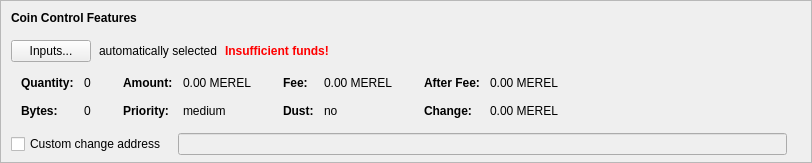
    <widget class="QFrame" name="frameCoinControl">
     <property name="sizePolicy">
      <sizepolicy hsizetype="Expanding" vsizetype="Expanding">
       <horstretch>0</horstretch>
       <verstretch>0</verstretch>
      </sizepolicy>
     </property>
     <property name="maximumSize">
      <size>
       <width>16777215</width>
       <height>16777215</height>
      </size>
     </property>
     <property name="frameShape">
      <enum>QFrame::StyledPanel</enum>
     </property>
     <property name="frameShadow">
      <enum>QFrame::Sunken</enum>
     </property>
     <layout class="QVBoxLayout" name="verticalLayoutCoinControl2">
      <property name="spacing">
       <number>0</number>
      </property>
      <property name="leftMargin">
       <number>0</number>
      </property>
      <property name="topMargin">
       <number>0</number>
      </property>
      <property name="rightMargin">
       <number>0</number>
      </property>
      <property name="bottomMargin">
       <number>6</number>
      </property>
      <item>
       <layout class="QVBoxLayout" name="verticalLayoutCoinControl" stretch="0,0,0,0,1">
        <property name="spacing">
         <number>0</number>
        </property>
        <property name="leftMargin">
         <number>10</number>
        </property>
        <property name="topMargin">
         <number>10</number>
        </property>
        <item>
         <layout class="QHBoxLayout" name="horizontalLayoutCoinControl1">
          <property name="bottomMargin">
           <number>15</number>
          </property>
          <item>
           <widget class="QLabel" name="labelCoinControlFeatures">
            <property name="sizePolicy">
             <sizepolicy hsizetype="Preferred" vsizetype="Maximum">
              <horstretch>0</horstretch>
              <verstretch>0</verstretch>
             </sizepolicy>
            </property>
            <property name="font">
             <font>
              <weight>75</weight>
              <bold>true</bold>
             </font>
            </property>
            <property name="styleSheet">
             <string notr="true">font-weight:bold;</string>
            </property>
            <property name="text">
             <string>Coin Control Features</string>
            </property>
           </widget>
          </item>
         </layout>
        </item>
        <item>
         <layout class="QHBoxLayout" name="horizontalLayoutCoinControl2" stretch="0,0,0,0">
          <property name="spacing">
           <number>8</number>
          </property>
          <property name="bottomMargin">
           <number>10</number>
          </property>
          <item>
           <widget class="QPushButton" name="pushButtonCoinControl">
            <property name="styleSheet">
             <string notr="true"/>
            </property>
            <property name="text">
             <string>Inputs...</string>
            </property>
            <property name="autoDefault">
             <bool>false</bool>
            </property>
           </widget>
          </item>
          <item>
           <widget class="QLabel" name="labelCoinControlAutomaticallySelected">
            <property name="text">
             <string>automatically selected</string>
            </property>
            <property name="margin">
             <number>5</number>
            </property>
           </widget>
          </item>
          <item>
           <widget class="QLabel" name="labelCoinControlInsuffFunds">
            <property name="font">
             <font>
              <weight>75</weight>
              <bold>true</bold>
             </font>
            </property>
            <property name="styleSheet">
             <string notr="true">color:red;font-weight:bold;</string>
            </property>
            <property name="text">
             <string>Insufficient funds!</string>
            </property>
            <property name="margin">
             <number>5</number>
            </property>
           </widget>
          </item>
          <item>
           <spacer name="horizontalSpacerCoinControl">
            <property name="orientation">
             <enum>Qt::Horizontal</enum>
            </property>
            <property name="sizeHint" stdset="0">
             <size>
              <width>40</width>
              <height>1</height>
             </size>
            </property>
           </spacer>
          </item>
         </layout>
        </item>
        <item>
         <widget class="QWidget" name="widgetCoinControl" native="true">
          <property name="sizePolicy">
           <sizepolicy hsizetype="Preferred" vsizetype="Preferred">
            <horstretch>0</horstretch>
            <verstretch>0</verstretch>
           </sizepolicy>
          </property>
          <property name="minimumSize">
           <size>
            <width>0</width>
            <height>0</height>
           </size>
          </property>
          <property name="styleSheet">
           <string notr="true"/>
          </property>
          <layout class="QHBoxLayout" name="horizontalLayoutCoinControl5">
           <property name="leftMargin">
            <number>0</number>
           </property>
           <property name="topMargin">
            <number>0</number>
           </property>
           <property name="rightMargin">
            <number>0</number>
           </property>
           <property name="bottomMargin">
            <number>0</number>
           </property>
           <item>
            <layout class="QHBoxLayout" name="horizontalLayoutCoinControl3" stretch="0,0,0,1">
             <property name="spacing">
              <number>20</number>
             </property>
             <property name="topMargin">
              <number>0</number>
             </property>
             <property name="bottomMargin">
              <number>10</number>
             </property>
             <item>
              <layout class="QFormLayout" name="formLayoutCoinControl1">
               <property name="horizontalSpacing">
                <number>10</number>
               </property>
               <property name="verticalSpacing">
                <number>14</number>
               </property>
               <property name="leftMargin">
                <number>10</number>
               </property>
               <property name="topMargin">
                <number>4</number>
               </property>
               <property name="rightMargin">
                <number>6</number>
               </property>
               <item row="0" column="0">
                <widget class="QLabel" name="labelCoinControlQuantityText">
                 <property name="font">
                  <font>
                   <weight>75</weight>
                   <bold>true</bold>
                  </font>
                 </property>
                 <property name="text">
                  <string>Quantity:</string>
                 </property>
                 <property name="margin">
                  <number>0</number>
                 </property>
                </widget>
               </item>
               <item row="0" column="1">
                <widget class="QLabel" name="labelCoinControlQuantity">
                 <property name="cursor">
                  <cursorShape>IBeamCursor</cursorShape>
                 </property>
                 <property name="contextMenuPolicy">
                  <enum>Qt::ActionsContextMenu</enum>
                 </property>
                 <property name="text">
                  <string notr="true">0</string>
                 </property>
                 <property name="margin">
                  <number>0</number>
                 </property>
                 <property name="textInteractionFlags">
                  <set>Qt::LinksAccessibleByMouse|Qt::TextSelectableByKeyboard|Qt::TextSelectableByMouse</set>
                 </property>
                </widget>
               </item>
               <item row="1" column="0">
                <widget class="QLabel" name="labelCoinControlBytesText">
                 <property name="font">
                  <font>
                   <weight>75</weight>
                   <bold>true</bold>
                  </font>
                 </property>
                 <property name="text">
                  <string>Bytes:</string>
                 </property>
                </widget>
               </item>
               <item row="1" column="1">
                <widget class="QLabel" name="labelCoinControlBytes">
                 <property name="cursor">
                  <cursorShape>IBeamCursor</cursorShape>
                 </property>
                 <property name="contextMenuPolicy">
                  <enum>Qt::ActionsContextMenu</enum>
                 </property>
                 <property name="text">
                  <string notr="true">0</string>
                 </property>
                 <property name="textInteractionFlags">
                  <set>Qt::LinksAccessibleByMouse|Qt::TextSelectableByKeyboard|Qt::TextSelectableByMouse</set>
                 </property>
                </widget>
               </item>
              </layout>
             </item>
             <item>
              <layout class="QFormLayout" name="formLayoutCoinControl2">
               <property name="horizontalSpacing">
                <number>10</number>
               </property>
               <property name="verticalSpacing">
                <number>14</number>
               </property>
               <property name="leftMargin">
                <number>6</number>
               </property>
               <property name="topMargin">
                <number>4</number>
               </property>
               <property name="rightMargin">
                <number>6</number>
               </property>
               <item row="0" column="0">
                <widget class="QLabel" name="labelCoinControlAmountText">
                 <property name="font">
                  <font>
                   <weight>75</weight>
                   <bold>true</bold>
                  </font>
                 </property>
                 <property name="text">
                  <string>Amount:</string>
                 </property>
                 <property name="margin">
                  <number>0</number>
                 </property>
                </widget>
               </item>
               <item row="0" column="1">
                <widget class="QLabel" name="labelCoinControlAmount">
                 <property name="cursor">
                  <cursorShape>IBeamCursor</cursorShape>
                 </property>
                 <property name="contextMenuPolicy">
                  <enum>Qt::ActionsContextMenu</enum>
                 </property>
                 <property name="text">
                  <string notr="true">0.00 MEREL</string>
                 </property>
                 <property name="textInteractionFlags">
                  <set>Qt::LinksAccessibleByMouse|Qt::TextSelectableByKeyboard|Qt::TextSelectableByMouse</set>
                 </property>
                </widget>
               </item>
               <item row="1" column="0">
                <widget class="QLabel" name="labelCoinControlPriorityText">
                 <property name="font">
                  <font>
                   <weight>75</weight>
                   <bold>true</bold>
                  </font>
                 </property>
                 <property name="text">
                  <string>Priority:</string>
                 </property>
                </widget>
               </item>
               <item row="1" column="1">
                <widget class="QLabel" name="labelCoinControlPriority">
                 <property name="cursor">
                  <cursorShape>IBeamCursor</cursorShape>
                 </property>
                 <property name="contextMenuPolicy">
                  <enum>Qt::ActionsContextMenu</enum>
                 </property>
                 <property name="text">
                  <string notr="true">medium</string>
                 </property>
                 <property name="textInteractionFlags">
                  <set>Qt::LinksAccessibleByMouse|Qt::TextSelectableByKeyboard|Qt::TextSelectableByMouse</set>
                 </property>
                </widget>
               </item>
              </layout>
             </item>
             <item>
              <layout class="QFormLayout" name="formLayoutCoinControl3">
               <property name="horizontalSpacing">
                <number>10</number>
               </property>
               <property name="verticalSpacing">
                <number>14</number>
               </property>
               <property name="leftMargin">
                <number>6</number>
               </property>
               <property name="topMargin">
                <number>4</number>
               </property>
               <property name="rightMargin">
                <number>6</number>
               </property>
               <item row="0" column="0">
                <widget class="QLabel" name="labelCoinControlFeeText">
                 <property name="font">
                  <font>
                   <weight>75</weight>
                   <bold>true</bold>
                  </font>
                 </property>
                 <property name="text">
                  <string>Fee:</string>
                 </property>
                 <property name="margin">
                  <number>0</number>
                 </property>
                </widget>
               </item>
               <item row="0" column="1">
                <widget class="QLabel" name="labelCoinControlFee">
                 <property name="cursor">
                  <cursorShape>IBeamCursor</cursorShape>
                 </property>
                 <property name="contextMenuPolicy">
                  <enum>Qt::ActionsContextMenu</enum>
                 </property>
                 <property name="text">
                  <string notr="true">0.00 MEREL</string>
                 </property>
                 <property name="textInteractionFlags">
                  <set>Qt::LinksAccessibleByMouse|Qt::TextSelectableByKeyboard|Qt::TextSelectableByMouse</set>
                 </property>
                </widget>
               </item>
               <item row="1" column="0">
                <widget class="QLabel" name="labelCoinControlLowOutputText">
                 <property name="font">
                  <font>
                   <weight>75</weight>
                   <bold>true</bold>
                  </font>
                 </property>
                 <property name="text">
                  <string>Dust:</string>
                 </property>
                </widget>
               </item>
               <item row="1" column="1">
                <widget class="QLabel" name="labelCoinControlLowOutput">
                 <property name="cursor">
                  <cursorShape>IBeamCursor</cursorShape>
                 </property>
                 <property name="contextMenuPolicy">
                  <enum>Qt::ActionsContextMenu</enum>
                 </property>
                 <property name="text">
                  <string notr="true">no</string>
                 </property>
                 <property name="textInteractionFlags">
                  <set>Qt::LinksAccessibleByMouse|Qt::TextSelectableByKeyboard|Qt::TextSelectableByMouse</set>
                 </property>
                </widget>
               </item>
              </layout>
             </item>
             <item>
              <layout class="QFormLayout" name="formLayoutCoinControl4">
               <property name="horizontalSpacing">
                <number>10</number>
               </property>
               <property name="verticalSpacing">
                <number>14</number>
               </property>
               <property name="leftMargin">
                <number>6</number>
               </property>
               <property name="topMargin">
                <number>4</number>
               </property>
               <property name="rightMargin">
                <number>6</number>
               </property>
               <item row="0" column="0">
                <widget class="QLabel" name="labelCoinControlAfterFeeText">
                 <property name="font">
                  <font>
                   <weight>75</weight>
                   <bold>true</bold>
                  </font>
                 </property>
                 <property name="text">
                  <string>After Fee:</string>
                 </property>
                 <property name="margin">
                  <number>0</number>
                 </property>
                </widget>
               </item>
               <item row="0" column="1">
                <widget class="QLabel" name="labelCoinControlAfterFee">
                 <property name="cursor">
                  <cursorShape>IBeamCursor</cursorShape>
                 </property>
                 <property name="contextMenuPolicy">
                  <enum>Qt::ActionsContextMenu</enum>
                 </property>
                 <property name="text">
                  <string notr="true">0.00 MEREL</string>
                 </property>
                 <property name="textInteractionFlags">
                  <set>Qt::LinksAccessibleByMouse|Qt::TextSelectableByKeyboard|Qt::TextSelectableByMouse</set>
                 </property>
                </widget>
               </item>
               <item row="1" column="0">
                <widget class="QLabel" name="labelCoinControlChangeText">
                 <property name="font">
                  <font>
                   <weight>75</weight>
                   <bold>true</bold>
                  </font>
                 </property>
                 <property name="text">
                  <string>Change:</string>
                 </property>
                </widget>
               </item>
               <item row="1" column="1">
                <widget class="QLabel" name="labelCoinControlChange">
                 <property name="cursor">
                  <cursorShape>IBeamCursor</cursorShape>
                 </property>
                 <property name="contextMenuPolicy">
                  <enum>Qt::ActionsContextMenu</enum>
                 </property>
                 <property name="text">
                  <string notr="true">0.00 MEREL</string>
                 </property>
                 <property name="textInteractionFlags">
                  <set>Qt::LinksAccessibleByMouse|Qt::TextSelectableByKeyboard|Qt::TextSelectableByMouse</set>
                 </property>
                </widget>
               </item>
              </layout>
             </item>
            </layout>
           </item>
          </layout>
         </widget>
        </item>
        <item>
         <layout class="QHBoxLayout" name="horizontalLayoutCoinControl4" stretch="0,0,0">
          <property name="spacing">
           <number>12</number>
          </property>
          <property name="sizeConstraint">
           <enum>QLayout::SetDefaultConstraint</enum>
          </property>
          <property name="topMargin">
           <number>5</number>
          </property>
          <property name="rightMargin">
           <number>5</number>
          </property>
          <item>
           <widget class="QCheckBox" name="checkBoxCoinControlChange">
            <property name="toolTip">
             <string>If this is activated, but the change address is empty or invalid, change will be sent to a newly generated address.</string>
            </property>
            <property name="text">
             <string>Custom change address</string>
            </property>
           </widget>
          </item>
          <item>
           <widget class="QValidatedLineEdit" name="lineEditCoinControlChange">
            <property name="enabled">
             <bool>false</bool>
            </property>
            <property name="sizePolicy">
             <sizepolicy hsizetype="Expanding" vsizetype="Fixed">
              <horstretch>0</horstretch>
              <verstretch>0</verstretch>
             </sizepolicy>
            </property>
           </widget>
          </item>
          <item>
           <widget class="QLabel" name="labelCoinControlChangeLabel">
            <property name="sizePolicy">
             <sizepolicy hsizetype="Preferred" vsizetype="Expanding">
              <horstretch>0</horstretch>
              <verstretch>0</verstretch>
             </sizepolicy>
            </property>
            <property name="minimumSize">
             <size>
              <width>0</width>
              <height>0</height>
             </size>
            </property>
            <property name="text">
             <string/>
            </property>
            <property name="margin">
             <number>3</number>
            </property>
           </widget>
          </item>
         </layout>
        </item>
        <item>
         <spacer name="verticalSpacerCoinControl">
          <property name="orientation">
           <enum>Qt::Vertical</enum>
          </property>
          <property name="sizeHint" stdset="0">
           <size>
            <width>800</width>
            <height>1</height>
           </size>
          </property>
         </spacer>
        </item>
       </layout>
      </item>
     </layout>
    </widget>
